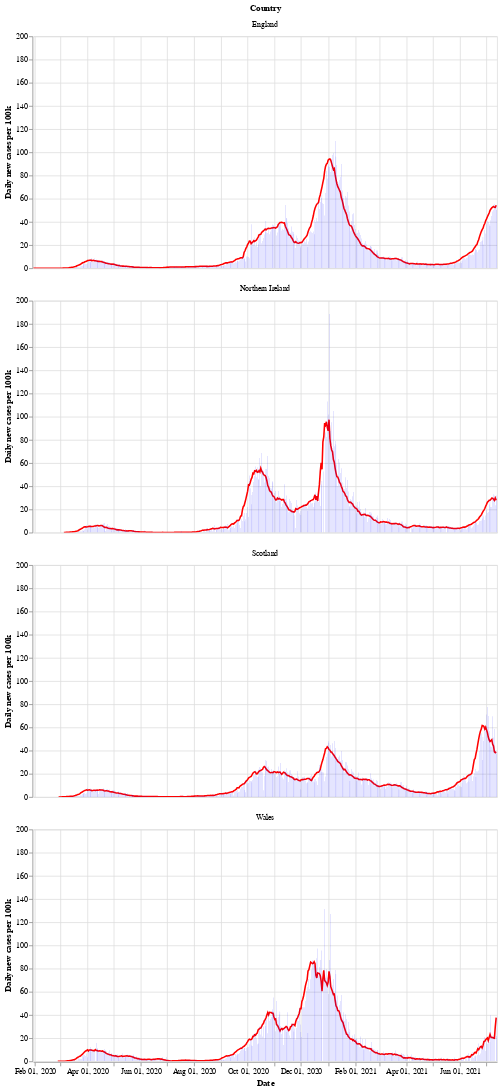

The notebook cell this image was saved under:
### Markdown cell above
Next is a bar chart of the number of new cases in each country (per 100k population), with the 7 day moving average of cases. Again we see that Wales saw a longer period of raising and falling cases compared to the other countries.

After a period of cases falling, each nation is now seeing a rise in the number of cases - especially in Wales.

### Code cell
# collapse
bars = alt.Chart(uk_cases).mark_bar().encode(
    x=alt.X("yearmonthdate(date):T", axis=alt.Axis(title='Date')),
    y=alt.Y("newCasesRate:Q", axis=alt.Axis(title='Daily new cases per 100k')),
    tooltip='newCasesRate',
    color=alt.condition(
        alt.datum.dailyChange > 0,
        alt.value("orange"),  # The positive color
        alt.value("blue")  # The negative color
    )
).properties(title='New cases per 100k population with rolling 7 day average', width=600).interactive()
line = alt.Chart(uk_cases).mark_line(
    color='red',
    size=2,
).transform_window(
    rolling_mean='mean(newCasesRate)',
    frame=[0, 7],
    groupby=['areaName']
).encode(
    x='yearmonthdate(date):T',
    y='rolling_mean:Q'
)
alt.layer(line, bars, data=uk_cases).facet(alt.Row('areaName', title='Country'), columns=1)

### Figure 1 — Vega-Lite specification as saved in the notebook (floating-point values rounded to 4 significant figures; data arrays with more than 128 entries replaced by an {"elided": "..."} marker saying what was removed)
{"config": {"view": {"continuousWidth": 400, "continuousHeight": 300}}, "data": {"name": "data-5faccd69a2b77bf095c0389cb2e7c3b1"}, "facet": {"type": "nominal", "field": "areaName", "title": "Country"}, "spec": {"layer": [{"mark": {"type": "line", "color": "red", "size": 2}, "encoding": {"x": {"type": "temporal", "field": "date", "timeUnit": "yearmonthdate"}, "y": {"type": "quantitative", "field": "rolling_mean"}}, "transform": [{"window": [{"op": "mean", "field": "newCasesRate", "as": "rolling_mean"}], "frame": [0, 7], "groupby": ["areaName"]}]}, {"mark": "bar", "encoding": {"color": {"condition": {"value": "orange", "test": "(datum.dailyChange > 0)"}, "value": "blue"}, "tooltip": {"type": "quantitative", "field": "newCasesRate"}, "x": {"type": "temporal", "axis": {"title": "Date"}, "field": "date", "timeUnit": "yearmonthdate"}, "y": {"type": "quantitative", "axis": {"title": "Daily new cases per 100k"}, "field": "newCasesRate"}}, "selection": {"selector002": {"type": "interval", "bind": "scales", "encodings": ["x", "y"]}}, "title": "New cases per 100k population with rolling 7 day average", "width": 600}]}, "columns": 1, "$schema": "https://vega.github.io/schema/vega-lite/v4.8.1.json", "datasets": {"data-5faccd69a2b77bf095c0389cb2e7c3b1": {"elided": "2028 records"}}}
